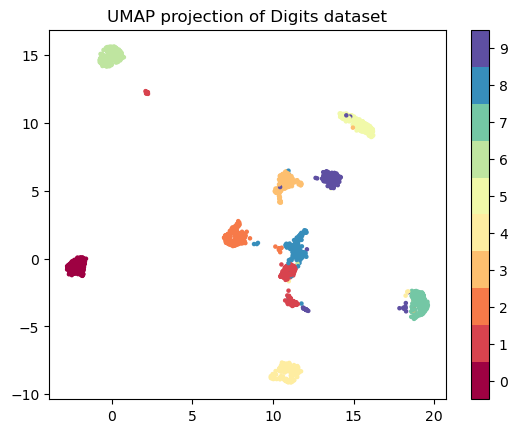

The script that drew this image:
# -*- coding: utf-8 -*-
"""
Created on Tue Oct 28 17:56:57 2025

@author: Ron
"""

import umap
import numpy as np
import matplotlib.pyplot as plt
from sklearn.datasets import load_digits

# Load data
digits = load_digits()
X = digits.data  # 1797 x 64
y = digits.target

# UMAP reduction
reducer = umap.UMAP(
    n_neighbors=15,
    min_dist=0.1,
    n_components=2,
    metric='euclidean',
    random_state=42
)
embedding = reducer.fit_transform(X)

# Plot
plt.scatter(embedding[:, 0], embedding[:, 1], c=y, cmap='Spectral', s=5)
plt.colorbar(boundaries=np.arange(11)-0.5).set_ticks(np.arange(10))
plt.title('UMAP projection of Digits dataset')
plt.show()
